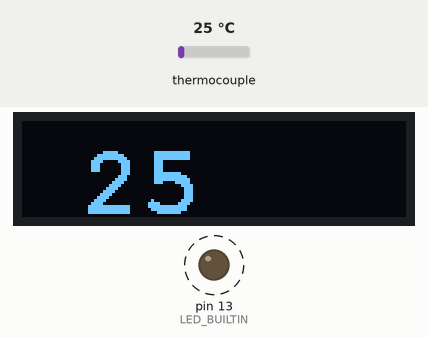
Recording of a sketch running on a simulated Arduino Nano, built with avr-gcc and run on an emulated ATmega328P. On the bench: 128×32 one-colour display, output pins drawn as LEDs (lit = HIGH). Dashed ring = blinking. The test bench sets the inputs (shaded band); at power-on: thermocouple 25 °C.

Above: at 3.3 s.
3.4 s: thermocouple set to 75 °C
At 4.2 s:
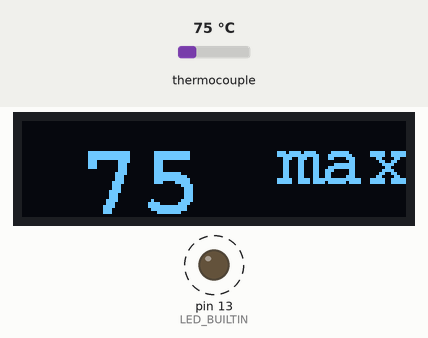
5.9 s: thermocouple set to 6 °C
At 6.5 s:
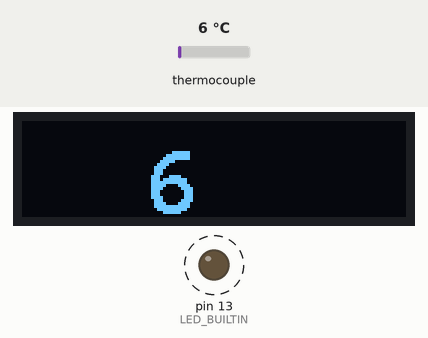
7.6 s: thermocouple set to 150 °C
At 8.36 s:
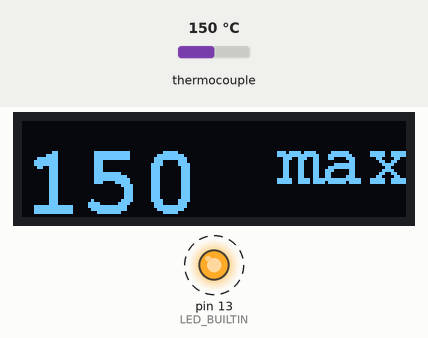
9.3 s: thermocouple set to 75 °C
At 10.18 s:
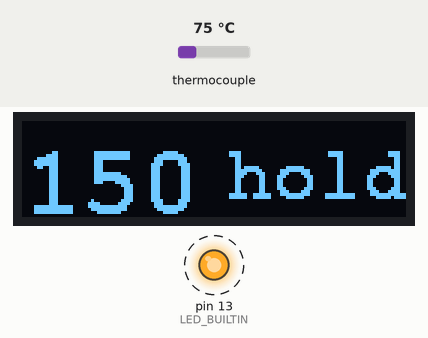
Timing chart, 0 to 13.2 s (numbered marks = the images above; inputs shaded):
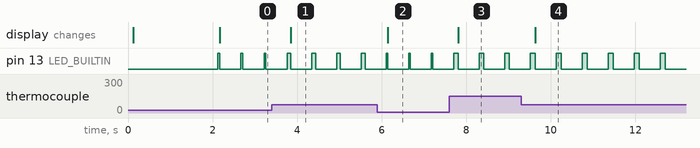

Measured:
- after the input at 3.4 s, the display: changes after 0.45 s (image 1)
- after the input at 5.9 s, the display: changes after 0.24 s (image 2)
- after the input at 7.6 s, the display: changes after 0.21 s (image 3)
- after the input at 9.3 s, the display: changes after 0.33 s (image 4)
- by itself, pin 13 (LED_BUILTIN): alternates HIGH for 0.12 s and LOW for 0.50 s

The sketch:

BnE191_SolderingTipThermometer.ino
```cpp
// (licence header left out)
#include <U8g2lib.h>
#include <max6675.h>

// display wiring
#define display_data A4
#define display_clock A5

// display constructor for a 128x32 OLED with SSD1306
U8G2_SSD1306_128X32_UNIVISION_1_SW_I2C u8g2(U8G2_R0, display_clock, display_data);

// MAX6675 wiring
#define max6675_CLK 3
#define max6675_CS 4
#define max6675_DO 5

// MAX6675 constructor
MAX6675 thermocouple(max6675_CLK, max6675_CS, max6675_DO);

#define stbTemperature 50          // below this temperature is standby mode, above is max/hold mode
#define thresholdTemperature 10    // if temperature falls this value in max mode, enable hold mode

// global variables
char mode = 0; // 0 = standby, 1 = max, 2 = hold
int holdTemperature = 0;
int lastTemperature = 1000;

void setup(void) {
	// initialize display
	u8g2.begin();

	// LED for activity indication
	pinMode(LED_BUILTIN, OUTPUT);

	// boot-message
	u8g2.firstPage();
	do {
		u8g2.setFont(u8g2_font_courB18_tr);
		u8g2.drawStr(20,26,"BnE191");
	} while ( u8g2.nextPage() );
	delay(2000);
};

void loop(void) {
	digitalWrite(LED_BUILTIN, HIGH);

	// read thermocouple
	int temperature = thermocouple.readCelsius();

	// mode selection state-machine
	if (mode == 0) { // standby mode
		if (temperature > stbTemperature) mode = 1;
	} else if (mode == 1) { // max mode
		if (temperature <= stbTemperature) mode = 0;
		else if (temperature < holdTemperature - thresholdTemperature) mode = 2;
	} else { // hold mode
		if (temperature <= stbTemperature) mode = 0;
		else if (temperature > (lastTemperature+2)) {
			mode = 1;
			holdTemperature = temperature; // when switching back to max mode, start with new value
		}
	}

	// action for standby mode, no holding, no max
	if (mode == 0) holdTemperature = temperature;

	// action for max mode
	if (mode == 1) {
		if (temperature > holdTemperature) holdTemperature = temperature;
	}

	// store temperature for next loop
	lastTemperature = temperature;

	// display holdTemperature
	u8g2.firstPage();  // use page buffer mode of U8g2 library
	do {
		char formatted[3];
		sprintf(formatted, "%3d", holdTemperature); // format temperature for 3 digits
		u8g2.setFont(u8g2_font_courB24_tn);
		u8g2.drawStr(0,31,formatted);
		if (mode == 1) { // max mode
			u8g2.setFont(u8g2_font_courB18_tr);
			u8g2.drawStr(85,21,"max");
		} else if (mode == 2) { // hold mode
			u8g2.setFont(u8g2_font_courB18_tr);
			u8g2.drawStr(69,26,"hold");
		};
	} while ( u8g2.nextPage() );

	digitalWrite(LED_BUILTIN, LOW);
	delay(500);
};
```
